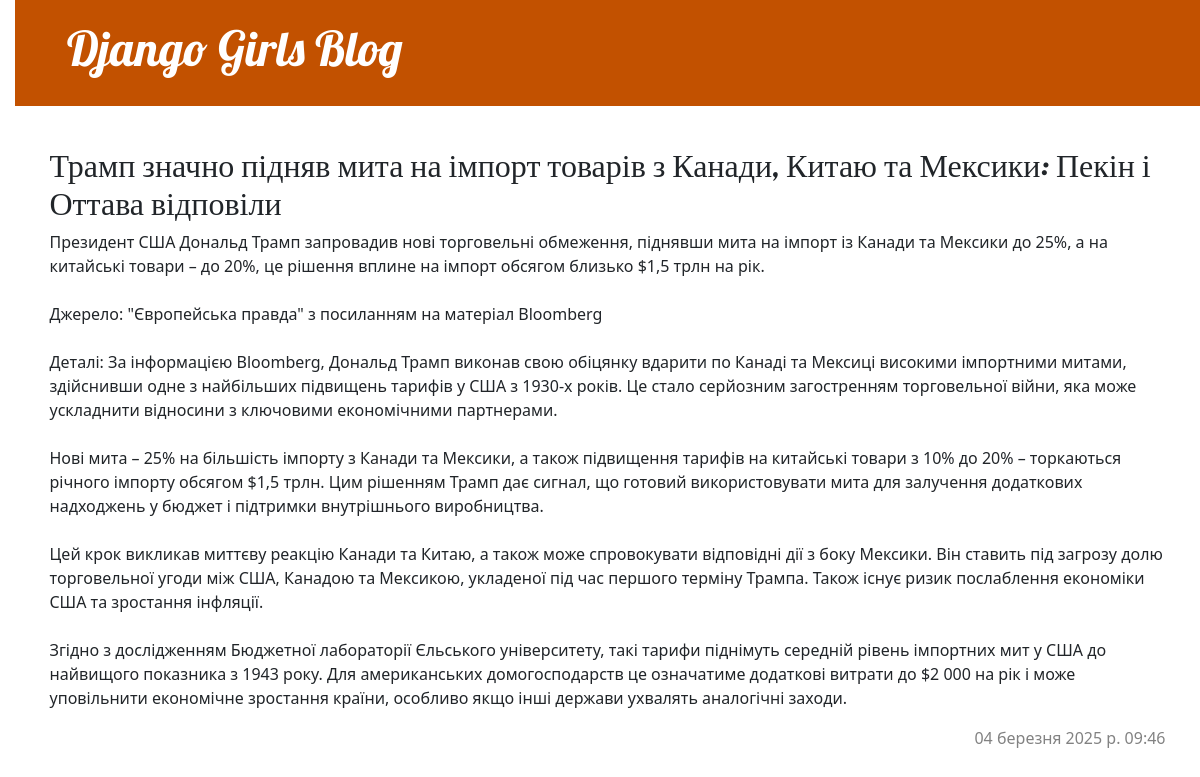
Screenshot of /post/3/ with the database file from the repository.
### blog/models.py (models this page shows, shortened)
class Post(models.Model):
    author = models.ForeignKey(settings.AUTH_USER_MODEL, on_delete=models.CASCADE)
    title = models.CharField(max_length=200)
    text = models.TextField()
    created_date = models.DateTimeField(
            default=timezone.now)
    published_date = models.DateTimeField(
            blank=True, null=True)

### blog/views.py (the view)
# urls.py: path('post/<int:pk>/', views.post_detail, name='post_detail'),
def post_detail(request, pk):
    post = get_object_or_404(Post, pk=pk)
    return render(request, 'blog/post_detail.html', {'post': post})

### blog/templates/blog/post_detail.html (shortened to what this page needs)
{% extends 'blog/base.html' %}
{% block content %}
    <article class="post">
        <article class="post">
        <h2>{{ post.title }}</h2>
        <p>{{ post.text|linebreaksbr }}</p>
             {% if post.published_date %}
                <time class="date">
                    {{ post.published_date }}
                </time>
            {% endif %}
        </article>
    </article>
{% endblock %}

### blog/static/css/blog.css (style rules this page uses)
body { padding-left: 15px; }
h1, h2, h3, h4 { font-family: 'Lobster', cursive; }
.date { color: #828282; }
.post { margin-bottom: 70px; }
.post > .date, .post > .actions { float: right; }

### rows the page displays
Post: title "Трамп значно підняв мита на імпорт товарів з Канади, Китаю та Мексики: Пекін і Оттава відповіли", text "Президент США Дональд Трамп запровадив нові торговельні обмеження, піднявши мита на імпорт із Канади та Мексики до 25%, а на китайські товари – до 20%, це рішення вплине на імпорт обсягом близько $1,5 трлн на рік. Джерело: \"Європейська правда\" з посиланням на матеріал Bloomberg Деталі: За інформацією Bloomberg, Дональд Трамп виконав свою обіцянку вдарити по Канаді та Мексиці високими імпортними митами, здійснивши одне з найбільших підвищень тарифів у США з 1930-х років. Це стало серйозним загостренням торговельної війни, яка може ускладнити відносини з ключовими економічними партнерами. Нові мита – 25% на більшість імпорту з Канади та Мексики, а також підвищення тарифів на китайські товари…", published_date "04 березня 2025 р. 09:46"
